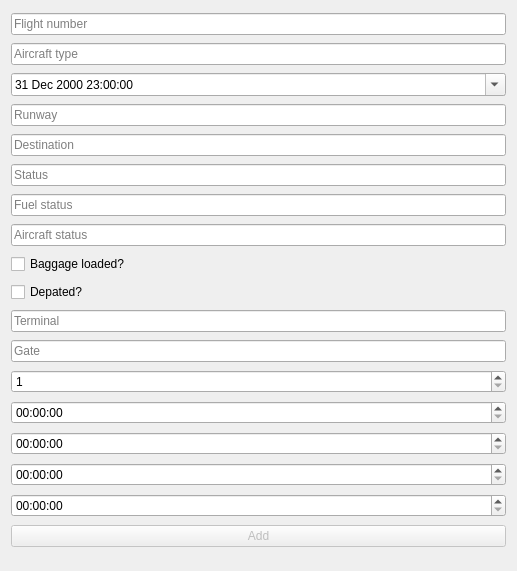
<?xml version="1.0" encoding="UTF-8"?>
<ui version="4.0">
 <class>PassengerDepartedFlightsAddDialog</class>
 <widget class="QDialog" name="PassengerDepartedFlightsAddDialog">
  <property name="geometry">
   <rect>
    <x>0</x>
    <y>0</y>
    <width>517</width>
    <height>571</height>
   </rect>
  </property>
  <property name="minimumSize">
   <size>
    <width>0</width>
    <height>0</height>
   </size>
  </property>
  <property name="maximumSize">
   <size>
    <width>16777215</width>
    <height>16777215</height>
   </size>
  </property>
  <property name="windowTitle">
   <string>PassengerDepartedFlightsAddDialog</string>
  </property>
  <layout class="QGridLayout" name="gridLayout_2">
   <item row="1" column="0">
    <widget class="QLineEdit" name="aircrafttype">
     <property name="placeholderText">
      <string>Aircraft type</string>
     </property>
    </widget>
   </item>
   <item row="8" column="0">
    <widget class="QLineEdit" name="fuelStatus">
     <property name="placeholderText">
      <string>Fuel status</string>
     </property>
    </widget>
   </item>
   <item row="7" column="0">
    <widget class="QLineEdit" name="status">
     <property name="text">
      <string/>
     </property>
     <property name="placeholderText">
      <string>Status</string>
     </property>
    </widget>
   </item>
   <item row="14" column="0">
    <widget class="QSpinBox" name="passMax">
     <property name="minimum">
      <number>1</number>
     </property>
     <property name="maximum">
      <number>500</number>
     </property>
    </widget>
   </item>
   <item row="10" column="0">
    <widget class="QCheckBox" name="baggageLoadded">
     <property name="text">
      <string>Baggage loaded?</string>
     </property>
    </widget>
   </item>
   <item row="3" column="0">
    <widget class="QDateTimeEdit" name="time">
     <property name="whatsThis">
      <string>Departure time</string>
     </property>
     <property name="specialValueText">
      <string notr="true"/>
     </property>
     <property name="dateTime">
      <datetime>
       <hour>23</hour>
       <minute>0</minute>
       <second>0</second>
       <year>2000</year>
       <month>12</month>
       <day>31</day>
      </datetime>
     </property>
     <property name="calendarPopup">
      <bool>true</bool>
     </property>
    </widget>
   </item>
   <item row="6" column="0">
    <widget class="QLineEdit" name="destination">
     <property name="placeholderText">
      <string>Destination</string>
     </property>
    </widget>
   </item>
   <item row="12" column="0">
    <widget class="QLineEdit" name="terminal">
     <property name="placeholderText">
      <string>Terminal</string>
     </property>
    </widget>
   </item>
   <item row="9" column="0">
    <widget class="QLineEdit" name="aircraftStatus">
     <property name="placeholderText">
      <string>Aircraft status</string>
     </property>
    </widget>
   </item>
   <item row="18" column="0">
    <widget class="QTimeEdit" name="boardingEndTime"/>
   </item>
   <item row="0" column="0">
    <widget class="QLineEdit" name="flightnumber">
     <property name="placeholderText">
      <string>Flight number</string>
     </property>
    </widget>
   </item>
   <item row="17" column="0">
    <widget class="QTimeEdit" name="boardingStartTime"/>
   </item>
   <item row="4" column="0">
    <widget class="QLineEdit" name="runway">
     <property name="text">
      <string/>
     </property>
     <property name="placeholderText">
      <string>Runway</string>
     </property>
    </widget>
   </item>
   <item row="15" column="0">
    <widget class="QTimeEdit" name="checkInStartTime"/>
   </item>
   <item row="16" column="0">
    <widget class="QTimeEdit" name="checkInEndTime"/>
   </item>
   <item row="19" column="0">
    <widget class="QPushButton" name="AddButton">
     <property name="enabled">
      <bool>false</bool>
     </property>
     <property name="text">
      <string>Add</string>
     </property>
    </widget>
   </item>
   <item row="13" column="0">
    <widget class="QLineEdit" name="gate">
     <property name="placeholderText">
      <string>Gate</string>
     </property>
    </widget>
   </item>
   <item row="11" column="0">
    <widget class="QCheckBox" name="isDepart">
     <property name="text">
      <string>Depated?</string>
     </property>
    </widget>
   </item>
  </layout>
 </widget>
 <resources/>
 <connections/>
</ui>
